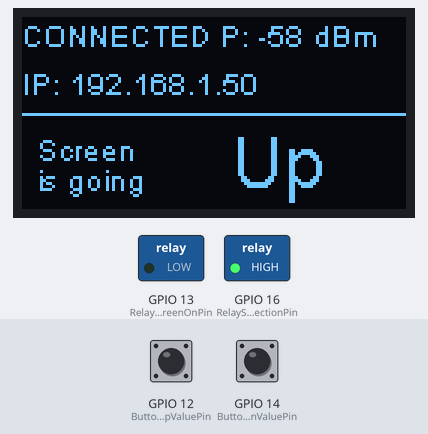
Bench run of a sketch on a simulated ESP8266 (NodeMCU). On the bench: 128×64 one-colour display, switched loads named in the sketch (green lamp = pin HIGH). The test bench sets the inputs (shaded band); at power-on: GPIO 14 (ButtonDownValuePin) HIGH, GPIO 12 (ButtonUpValuePin) HIGH. WiFi joins after 1.5 s; servers stay silent unless stated.

Above: at 2.1 s.
2.2 s: GPIO 14 (ButtonDownValuePin) pulled LOW for 0.15 s
At 2.5 s:
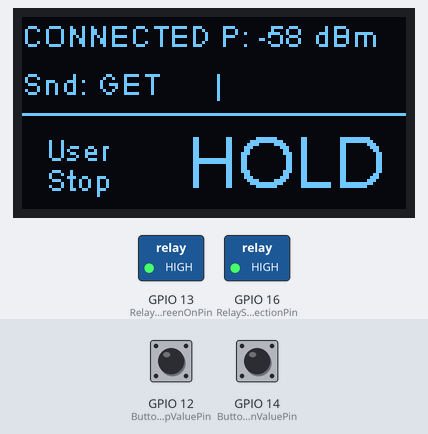
6.8 s: GPIO 14 (ButtonDownValuePin) pulled LOW for 1 s
At 7.2 s:
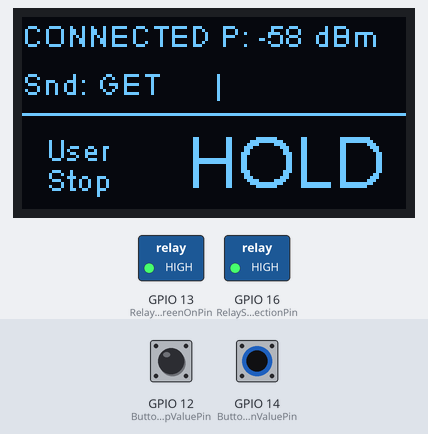
9.3 s: GPIO 12 (ButtonUpValuePin) pulled LOW for 3.2 s
At 12.3 s:
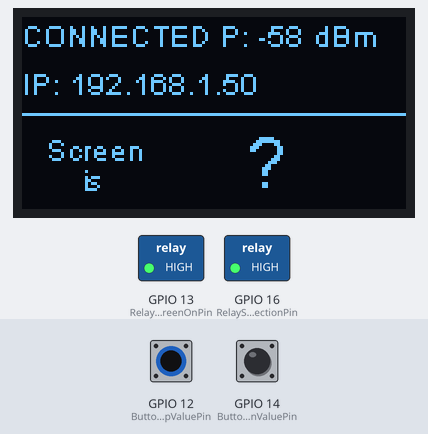
14.0 s: GPIO 14 (ButtonDownValuePin) pulled LOW for 3.2 s
At 18.2 s:
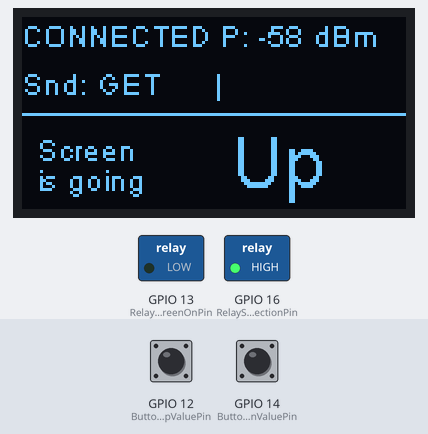
18.7 s: GPIO 12 (ButtonUpValuePin) driven LOW and GPIO 14 (ButtonDownValuePin) driven LOW
At 22.4 s:
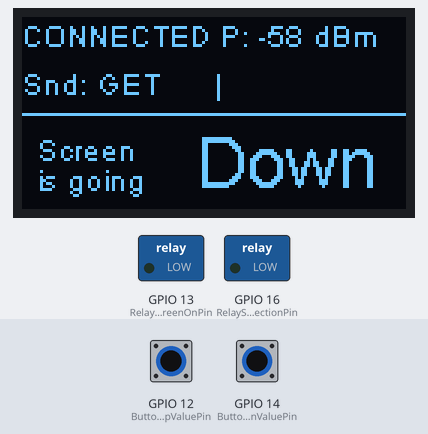
Timing chart, 0 to 53.2 s (numbered marks = the images above; inputs shaded):
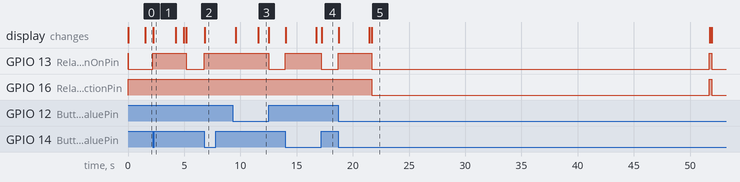

Measured:
- after the input at 2.2 s, GPIO 13 (RelayScreenOnPin): LOW → HIGH at once, → LOW 3.0 s later; the display: changes at once (image 1)
- after the input at 6.8 s, GPIO 13 (RelayScreenOnPin): LOW → HIGH at once; the display: changes at once (image 2)
- after the input at 9.3 s, GPIO 13 (RelayScreenOnPin): HIGH → LOW after 3.2 s instead of 0.48 s
- after the input at 14.0 s, GPIO 13 (RelayScreenOnPin): LOW → HIGH at once, → LOW 3.2 s later; the display: first changes at once (image 4 shows a later state)
- after the input at 18.7 s, GPIO 16 (RelayScreenDirectionPin): HIGH → LOW after 3.0 s, → HIGH 30.0 s later, → LOW 0.23 s later; the display: first changes at once (image 5 shows a later state)

The sketch:

SolarScreen.ino
```cpp
#include <ESP8266WiFi.h>
#include <ESP8266HTTPClient.h>
#include <TickerScheduler.h>
#include <ArduinoJson.h>
//#include <Wire.h>
#include "SSD1306.h"


//Inputs
//D6
const int ButtonUpValuePin = 12;
//D5
const int ButtonDownValuePin = 14;
//D7
const int RelayScreenOnPin = 13;
//D0
const int RelayScreenDirectionPin = 16;
//D2
const int SDApin = 4;
//D1
const int SCLpin = 5;
//How much time does it take to go up and down
const int SunScreenActive_ms = 30000;
//After the motor has being stopped it needs some time to avoid overstessing
const int SunStopTime_ms = 2500;
const int ButtonDelay_ms = 400;
const int DisplayInterval_ms = 2000;
const int ClearJSONInterval_ms = 3000;
const int ContactServerInterval_ms = 30000;
const int port = 80;
const char* ssid = "kosmos";
const char* password = "funhouse";
const char* incommingserver = "http://192.168.2.165/api/app/com.internet/screen";

int ButtonUpValue;
int ButtonDownValue;
bool GoingUp = false;
bool GoingDown = false;
bool IsDown = false;
bool IsUp = false;

//Start network
//ESP8266WebServer WEBserver(port);
WiFiClient client;
WiFiServer server(port);
SSD1306  display(0x3c, SDApin, SCLpin);

void DisplayStatus();
void ScreenGoingUp();
void ScreenGoingDown();
void ScreenStop();
void StopTimeReached();
void ScreenIsUp();
void ScreenIsDown();
void ButtonDelay();
void UpdateDisplay();
void ClearJSON();

bool readRequest(WiFiClient& client);
String prepareHtmlPage();
JsonObject& prepareResponse(JsonBuffer& jsonBuffer);
void writeResponse(WiFiClient& client, JsonObject& json);

int GetRequest();
bool WIFIconnected = false;
bool ClientConnected = false;
bool bDebounceReached = true;
String ScreenLocation = "?";
String sJSONsendCommand;
String sJSONreceiveCommand;
TickerScheduler tsTimer(6);
bool bJSONup = false;
bool bJSONdown = false;

////////////////////////////////////////
void setup(void)
{
  display.init();
  display.setContrast(255);
  display.flipScreenVertically();
  display.setFont(ArialMT_Plain_24);
  display.setTextAlignment(TEXT_ALIGN_LEFT);
  display.drawStringMaxWidth(0, 20, 128, "Booting.....");
  display.display();
  Serial.begin(115200);
  WiFi.begin(ssid, password);
  WIFIconnected = false;
  pinMode(RelayScreenOnPin, OUTPUT);
  pinMode (RelayScreenDirectionPin, OUTPUT);
  digitalWrite(RelayScreenOnPin, HIGH);
  digitalWrite(RelayScreenDirectionPin, HIGH);
  pinMode (ButtonUpValuePin, INPUT_PULLUP);
  pinMode (ButtonDownValuePin, INPUT_PULLUP);
  // Initialising the UI will init the display too.
  display.clear();
  //Send screen up as starting point
  ScreenGoingUp();
  //Display update interval
  tsTimer.add(4, DisplayInterval_ms, UpdateDisplay, false);
  //Servercontact update interval
  tsTimer.add(0, ContactServerInterval_ms, GetRequest, false);
  //Clear JSON Line back to IP
  tsTimer.add(5, ClearJSONInterval_ms, ClearJSON, false);
}

////////////////////////////////////////////////////////////////////////////////
void loop(void)
{
  tsTimer.update();
  String sParsedJSON;
  // Check if module is still connected to WiFi.
  if (WiFi.status() != WL_CONNECTED)
  {
    if (WIFIconnected == true)
    {
      Serial.println("Wifi disconnected");
      server.close();
    }
    WIFIconnected = false;
    DisplayStatus();
  }
  else
  {
    // Print the new IP to Serial.
    if (WIFIconnected == false)
    {
      server.begin();
      WIFIconnected = true;
      DisplayStatus();
    }
    WiFiClient client = server.available();

    if (client)
    {
      Serial.println("Client.");
      bool success = readRequest(client);
      if (success)
      {
        String line = client.readStingUntil('\r');
        //Read JSON
        if (line.length() > 0)
        {
          // Parse JSON
          int size = line.length() + 1;
          char jsonChar[size];
          line.toCharArray(jsonChar, size);
          //          Serial.println("");
          //          Serial.print("*");
          //          Serial.print(jsonChar);
          //          Serial.print("*");
          //          Serial.println("");
          StaticJsonBuffer<200> jsonReadBuffer;
          JsonObject& json_parsed = jsonReadBuffer.parseObject(jsonChar);
          if (!json_parsed.success())
          {
            Serial.println("parseObject() failed");
            return;
          }
          //json_parsed.prettyPrintTo(Serial);
          String sParsedJSON = json_parsed["screen"][0];
          if (sParsedJSON == "up")
          {
            sJSONreceiveCommand = "Rcv: " + sParsedJSON;
            bJSONup = true;
            bJSONdown = false;
          }
          else if (sParsedJSON == "down")
          {
            sJSONreceiveCommand = "Rcv: " + sParsedJSON;
            bJSONup = false;
            bJSONdown = true;
          }
          else
          {
            sJSONreceiveCommand = "Rcv: ?";
            DisplayStatus();
          }
        }
        //Send JSON
        //delay(1000);
        StaticJsonBuffer<200> jsonWriteBuffer;
        JsonObject& jsonWrite = prepareResponse(jsonWriteBuffer);
        writeResponse(client, jsonWrite);
        ClientConnected = true;
        delay(1);
        client.stop();
      }
    }
  }
  //Breaks switches needs to be inverted
  //Make switches the inversion ! can be removed
  //Needs to be recompiled per device

  //Huis kamer is een maak en maak switch
  //Kastje met zwarte en witte knop is zwart breek en wit maak
  //andere kastje is verbreek verbreek switch
  // kut kwaliteit switches!!!

  //Break switches
  ButtonUpValue = !digitalRead(ButtonUpValuePin);
 // ButtonDownValue = !digitalRead(ButtonDownValuePin);

  //Make switches
  //ButtonUpValue = digitalRead(ButtonUpValuePin);
  ButtonDownValue = digitalRead(ButtonDownValuePin);

  if (  ((ButtonDownValue == HIGH && ButtonUpValue == LOW) || bJSONup == true) && GoingUp == false && GoingDown == false && bDebounceReached == true)
  {
    //Screen send to high
    bDebounceReached = false;
    ScreenGoingUp();
    tsTimer.add(3, ButtonDelay_ms, ButtonDelay, false);
  }
  else if ( ((ButtonDownValue == LOW && ButtonUpValue == HIGH) || bJSONdown == true) && GoingUp == false && GoingDown == false && bDebounceReached == true)
  {
    //Screen send to low
    bDebounceReached = false;
    ScreenGoingDown();
    tsTimer.add(3, ButtonDelay_ms, ButtonDelay, false);
  }
  else if ( GoingUp == true && GoingDown == true)
  {
    //When hold do nothing
  }
  else if ( (((bJSONdown == true || ButtonDownValue == LOW) && GoingUp == true) || ((bJSONup == true || ButtonUpValue == LOW) && GoingDown == true)) && bDebounceReached == true)
  {
    bDebounceReached = false;
    ScreenStop();
    tsTimer.add(3, ButtonDelay_ms, ButtonDelay, false);
  }
  bJSONup = false;
  bJSONdown = false;
}

//#####################################################################################################
void ButtonDelay()
{
  bDebounceReached = true;
}

void UpdateDisplay()
{
  DisplayStatus();
}

void ClearJSON()
{
  sJSONsendCommand = "";
  sJSONreceiveCommand = "";
}

void ScreenIsUp() {
  GoingUp = false;
  GoingUp = false;
  tsTimer.remove(1);
  ScreenLocation = "high";
  digitalWrite(RelayScreenOnPin, HIGH);
  delay(10);
  digitalWrite(RelayScreenDirectionPin, HIGH);
  DisplayStatus();
  GetRequest();
  tsTimer.add(0, ContactServerInterval_ms, GetRequest, false);
  tsTimer.add(5, ClearJSONInterval_ms, ClearJSON, false);
}

void ScreenIsDown()
{
  GoingDown = false;
  GoingUp = false;
  tsTimer.remove(1);
  ScreenLocation = "low";
  digitalWrite(RelayScreenOnPin, HIGH);
  delay(10);
  digitalWrite(RelayScreenDirectionPin, HIGH);
  DisplayStatus();
  GetRequest();
  tsTimer.add(0, ContactServerInterval_ms, GetRequest, false);
  tsTimer.add(5, ClearJSONInterval_ms, ClearJSON, false);
}

void StopTimeReached()
{
  tsTimer.remove(2);
  ScreenLocation = "?";
  GoingDown = false;
  GoingUp = false;
  DisplayStatus();
  GetRequest();
  tsTimer.add(0, ContactServerInterval_ms, GetRequest, false);
  tsTimer.add(5, ClearJSONInterval_ms, ClearJSON, false);
}

void ScreenGoingUp()
{
  tsTimer.remove(0);
  tsTimer.remove(5);
  GoingDown = false;
  GoingUp = true;
  ScreenLocation = "GoUp";
  digitalWrite(RelayScreenDirectionPin, HIGH);
  delay(10);
  digitalWrite(RelayScreenOnPin, LOW);
  DisplayStatus();
  tsTimer.remove(1);
  tsTimer.add(1, SunScreenActive_ms, ScreenIsUp, false);
}

void ScreenStop()
{
  //Prevent Going Up or Down until timer has reached
  GoingDown = true;
  GoingUp = true;
  tsTimer.remove(0);
  ScreenLocation = "hold";
  digitalWrite(RelayScreenOnPin, HIGH);
  delay(10);
  digitalWrite(RelayScreenDirectionPin, HIGH);
  DisplayStatus();
  GetRequest();
  tsTimer.remove(1);
  tsTimer.remove(2);
  tsTimer.add(2, SunStopTime_ms, StopTimeReached, false);
  tsTimer.add(0, ContactServerInterval_ms, GetRequest, false);
  tsTimer.add(5, ClearJSONInterval_ms, ClearJSON, false);
}

void ScreenGoingDown()
{
  GoingDown = true;
  GoingUp = false;
  tsTimer.remove(5);
  tsTimer.remove(0);
  ScreenLocation = "GoDown";
  digitalWrite(RelayScreenDirectionPin, LOW);
  delay(10);
  digitalWrite(RelayScreenOnPin, LOW);
  DisplayStatus();
  tsTimer.remove(1);
  tsTimer.add(1, SunScreenActive_ms, ScreenIsDown, false);
}

void DisplayStatus() {
  //Remove screen update
  tsTimer.remove(4);
  display.clear();
  display.setFont(ArialMT_Plain_10);
  if (WIFIconnected == true)
  {
    display.drawString(0, 0, "CONNECTED P: " + String(WiFi.RSSI()) + " dBm");
    if (sJSONsendCommand == "" && sJSONreceiveCommand == "")
    {
      display.drawString(0, 16, "IP: " + WiFi.localIP().toString());
    }
    else if (sJSONsendCommand != "" && sJSONreceiveCommand != "")
    {
      display.drawString(0, 16, sJSONsendCommand);
      display.drawString(72, 16, sJSONreceiveCommand);
      display.drawString(64, 16, "|");
    } else if (sJSONsendCommand != "" && sJSONreceiveCommand == "")
    {
      display.drawString(0, 16, sJSONsendCommand);
      display.drawString(64, 16, "|");
    } else if (sJSONsendCommand == "" && sJSONreceiveCommand != "")
    {
      display.drawString(72, 16, sJSONreceiveCommand);
      display.drawString(64, 16, "|");
    }
  }
  else
  {
    display.drawString(0, 0,  "DISCONNECTED");
  }
  display.drawLine(0, 32, 128, 32);
  if (ScreenLocation == "GoDown")
  {
    display.drawString(5, 38, "Screen");
    display.drawString(5, 48, "is going");
    display.setFont(ArialMT_Plain_24);
    display.drawString(58, 35, "Down");
  }
  else  if (ScreenLocation == "GoUp")
  {
    display.drawString(5, 38, "Screen");
    display.drawString(5, 48, "is going");
    display.setFont(ArialMT_Plain_24);
    display.drawString(70, 35, "Up");
  }
  else if (ScreenLocation == "high")
  {
    display.drawString(5, 38, " Screen");
    display.drawString(5, 48, "     is");
    display.setFont(ArialMT_Plain_24);
    display.drawString(58, 35, "High");
  }
  else if (ScreenLocation == "low")
  {
    display.drawString(5, 38, " Screen");
    display.drawString(5, 48, "     is");
    display.setFont(ArialMT_Plain_24);
    display.drawString(64, 35, "Low");
  }
  else if (ScreenLocation == "hold")
  {
    display.drawString(5, 38, " User");
    display.drawString(5, 48, " Stop");
    display.setFont(ArialMT_Plain_24);
    display.drawString(55, 35, "HOLD");
  }
  else
  {
    display.drawString(5, 38, " Screen");
    display.drawString(5, 48, "     is");
    display.setFont(ArialMT_Plain_24);
    display.drawString(75, 35, "?");
  }
  display.display();
  //Activiate screen update
  tsTimer.add(4, DisplayInterval_ms, UpdateDisplay, false);
}
int GetRequest()
{
  sJSONsendCommand = "Snd: GET";
  DisplayStatus();
  HTTPClient http;
  http.begin(incommingserver);
  int httpCode = http.GET();
  http.end();
  return httpCode;
}

JsonObject& prepareResponse(JsonBuffer & jsonBuffer) {
  JsonObject& root = jsonBuffer.createObject();
  JsonArray& screenValues = root.createNestedArray("screen");
  screenValues.add(ScreenLocation);
  sJSONsendCommand = "Snd: " + ScreenLocation;
  DisplayStatus();
  //  JsonArray& humiValues = root.createNestedArray("humidity");
  //  humiValues.add(pfHum);
  //  JsonArray& dewpValues = root.createNestedArray("dewpoint");
  //  dewpValues.add(pfDew);
  //  JsonArray& EsPvValues = root.createNestedArray("Systemv");
  //  EsPvValues.add(pfVcc / 1000, 3);
  return root;
}

void writeResponse(WiFiClient & client, JsonObject & json) {
  client.println("HTTP/1.1 200 OK");
  client.println("Content-Type: application/json");
  client.println("Connection: close");
  client.println();
  json.prettyPrintTo(client);
}

bool readRequest(WiFiClient & client) {
  bool currentLineIsBlank = true;
  while (client.connected()) {
    if (client.available()) {
      char c = client.read();
      if (c == '\n' && currentLineIsBlank) {
        Serial.println("Client Request Confirmed.");
        return true;
      } else if (c == '\n') {
        currentLineIsBlank = true;
      } else if (c != '\r') {
        currentLineIsBlank = false;
      }
    }
  }
  return false;
}
////////////////////////////////////////
```
